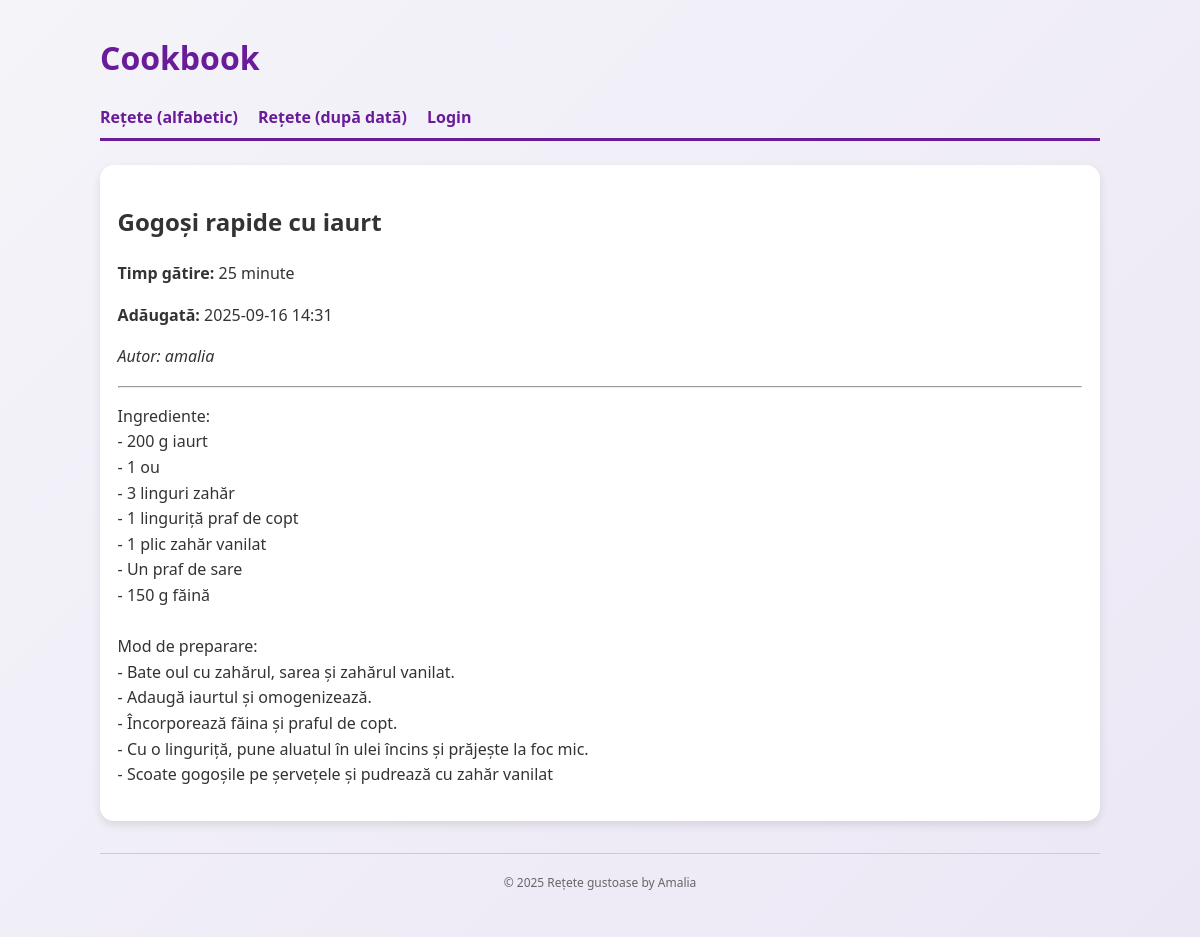
/recipe/6/, run on an earlier commit of the app's database.
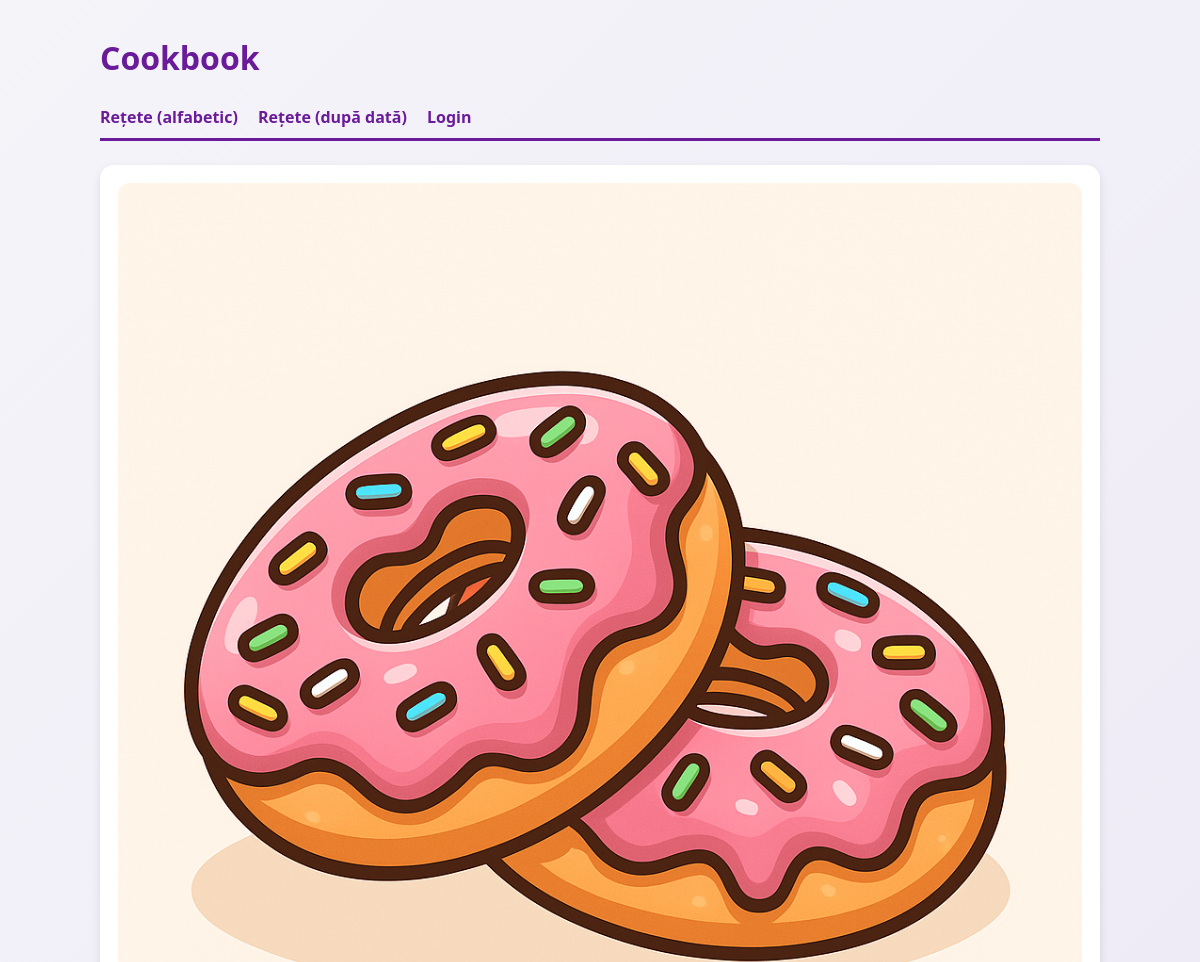
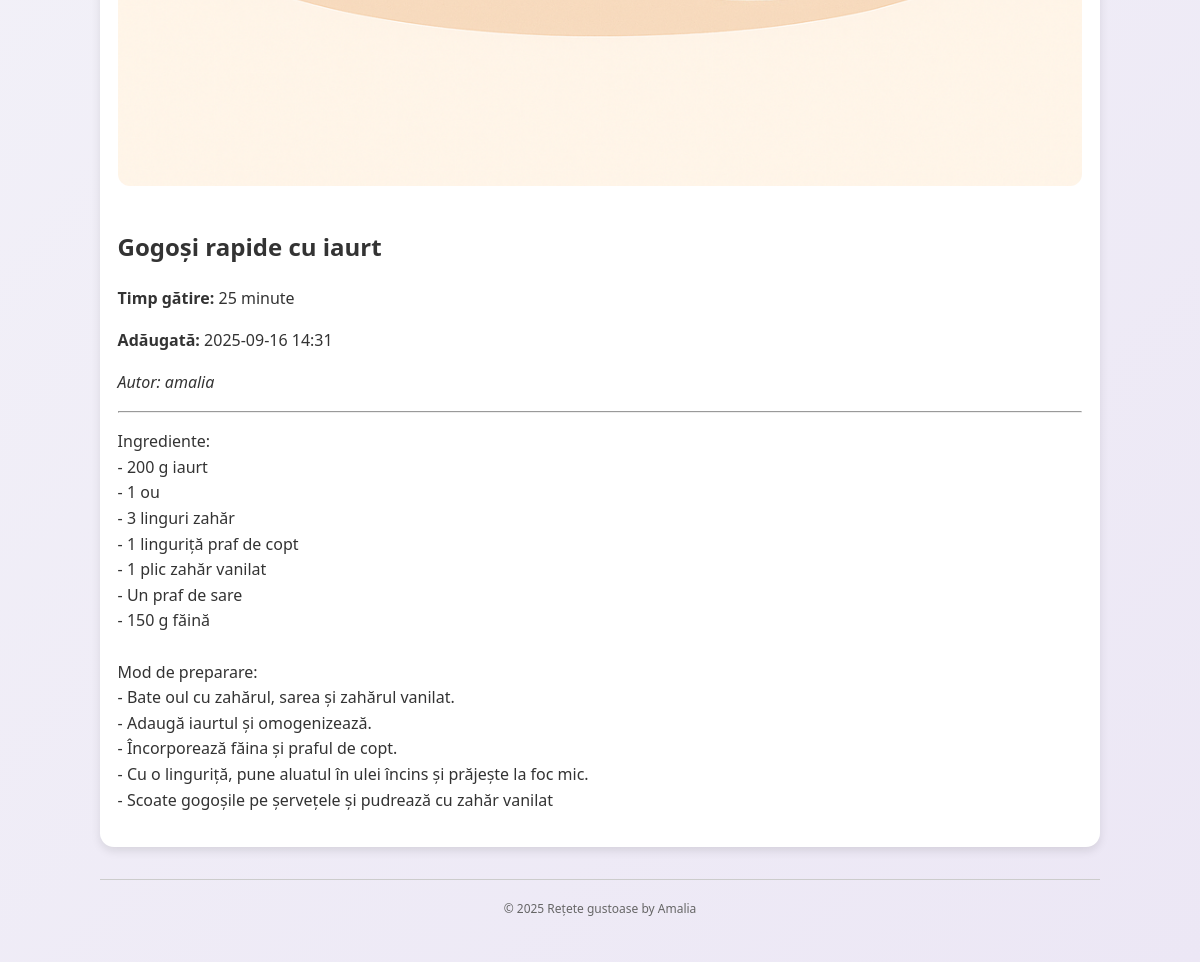
And on a later commit of the database (2 pictures, top to bottom).
### recipes/models.py (models this page shows, shortened)
class Recipe(models.Model):
    owner = models.ForeignKey(
        settings.AUTH_USER_MODEL,
        on_delete=models.CASCADE,
        related_name='recipes'
    )
    title = models.CharField("Titlu", max_length=200)
    description = models.TextField("Descriere")
    date_added_str = models.CharField(
        "Data de adăugare (string)",
        max_length=19,
        help_text="Format acceptat: YYYY-MM-DD HH:MM[:SS] — se salvează ca YYYY-MM-DD HH:MM:SS"
    )
    cook_time = models.CharField("Timp de gătire", max_length=50)
    image = models.ImageField("Poză", upload_to="recipes/", blank=True, null=True)
    created_at = models.DateTimeField("Creat la", auto_now_add=True)
    class Meta:
        ordering = ['title']  # pagina principala (/) in ordine alfabetica
        verbose_name = "rețetă"
        verbose_name_plural = "rețete"

### recipes/views.py (the view)
# urls.py: path('recipe/<int:id>/', views.recipe_detail, name='recipe_detail'),
def recipe_detail(request, id):
    recipe = get_object_or_404(Recipe, pk=id)
    return render(request, 'recipes/recipe_detail.html', {'recipe': recipe})

### templates/recipes/recipe_detail.html (shortened to what this page needs)
{% extends 'base.html' %}
{% block content %}
  <article class="card">
    {% if recipe.image %}
      <img src="{{ recipe.image.url }}" alt="{{ recipe.title }}" style="max-width:100%; border-radius:12px; margin-bottom:15px;">
    {% endif %}
    <h1>{{ recipe.title }}</h1>
    <p><strong>Timp gătire:</strong> {{ recipe.cook_time }}</p>
    <p><strong>Adăugată:</strong> {{ recipe.created_at|date:"Y-m-d H:i" }}</p>
    <p><em>Autor: {{ recipe.owner.username }}</em></p>
    <hr>
    <p style="white-space: pre-line">{{ recipe.description }}</p>
  </article>
{% endblock %}

What changed in the data, as far as the page shows it:
changed Recipe "Gogoși rapide cu iaurt": image: picture added
